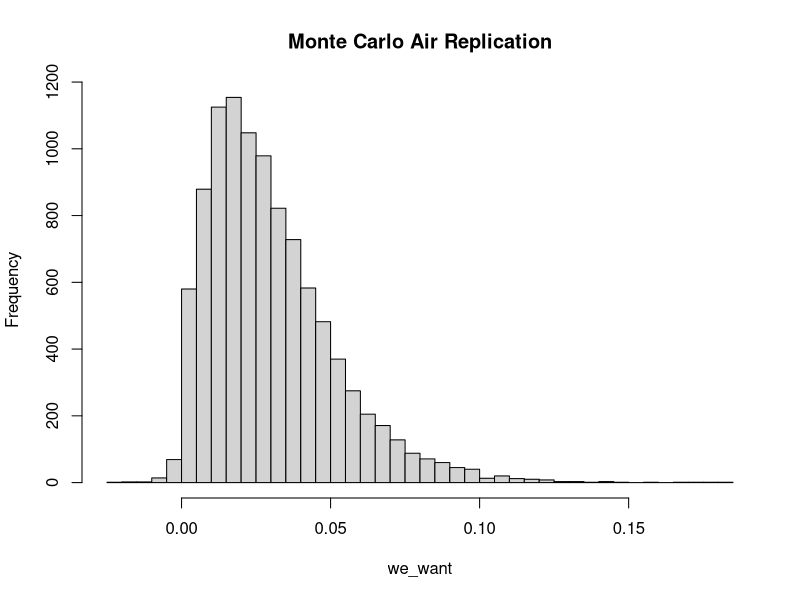
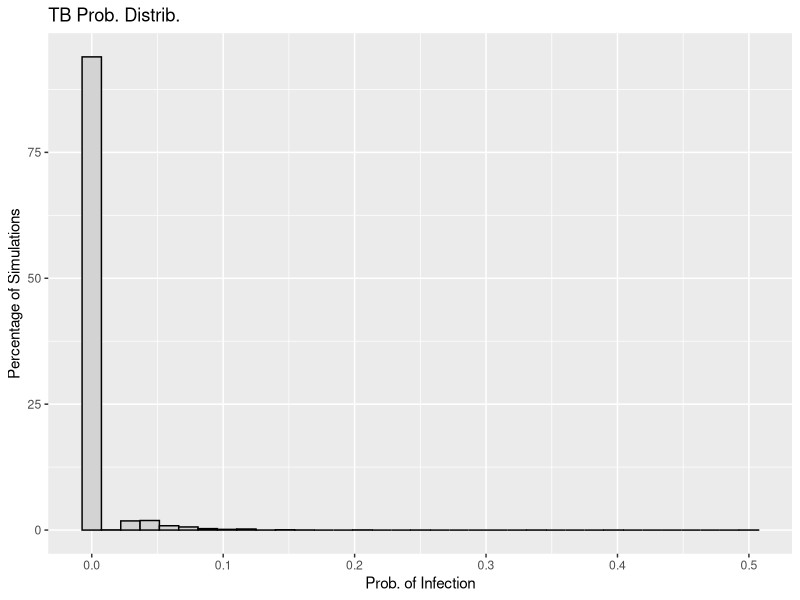
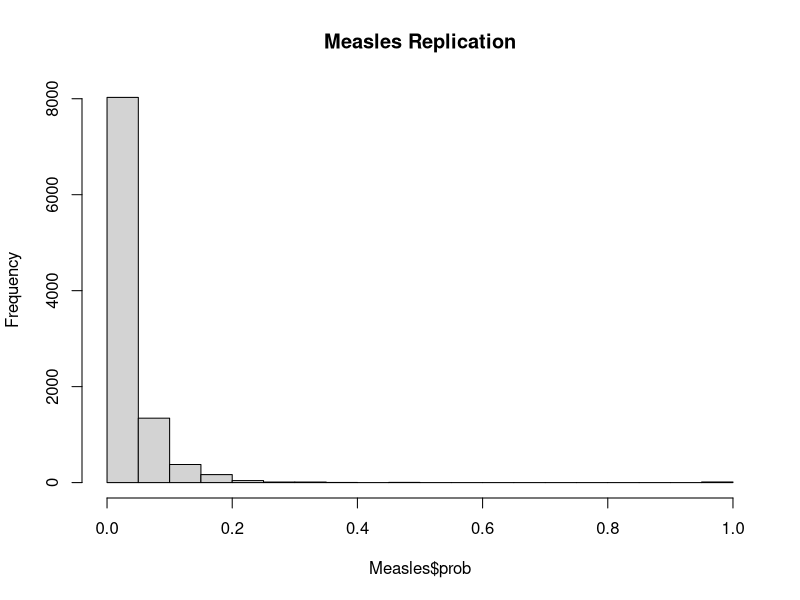

Source code (R) for these figures, in order: (Note: this script raises an error after producing the figures.)
## ---- chunk 1
set.seed(400)
## ---- chunk 2
library(dplyr)
library(stats)
library(tidyr)
library(tidyverse)
library(broom)
library(ggplot2)
library(tibble)
## ---- chunk 3
m <- 10000

monte_AIR <- function(m) {
  storing <- numeric(m)
  for (i in 1:m){
    p <- rnorm(1, mean = 0.48, sd = 0.20)
    I <- 1
    phi <- rnorm(1, mean = 100, sd = 20)
    V <- 132
    N <- rnorm(1, mean = 3, sd = 0.5)
    t <- rnorm(1, mean = 0.5, sd = 0.167)
  
    form <- ((p*I*phi)/V) * ((N*t + exp(-N*t) - 1) / (N^2))
  
    storing[i] <- 1 - exp(-form)
  }
  return(storing)
}

we_want <- monte_AIR(m)

mean(we_want)

hist(we_want , breaks = 35, main = "Monte Carlo Air Replication")
## ---- chunk 4
# Wells-Riley formula: 

## vent_mean = 4 <- ventilation rate
## breath_mean = 0.48 <- pumonary ventilation rate
## time_mean = 0.5 <- 30min /1 hr

air_monte <- function(m = 10000, quanta_mean, quanta_sd, 
                      room_vol=132, infect=1, vent_mean=4, vent_sd=1, 
                      breath_mean=0.48, breath_sd=0.2, 
                      time_mean=0.5, time_sd=0.167, s_mean = 19, s_sd=10) {

  
    p_vec <- pmax(rnorm(m, breath_mean, breath_sd), 0)
    phi_vec <- pmax(rnorm(m, quanta_mean, quanta_sd), 0)
    t_vec <- pmax(rnorm(m, time_mean, time_sd), 0)
    Q_vec <- pmax(rnorm(m, vent_mean, vent_sd), 0.01)
    S0_vec <- pmax(round(rnorm(m, s_mean, s_sd)), 1)
    I_vec <- infect
    
      # exposure term
    X_vec <- (I_vec * phi_vec * p_vec * t_vec) / Q_vec
    
      # infection prob. 
    P_vec <- 1 - exp(-X_vec)
    
    new_infect <- S0_vec * P_vec
    S_after <- S0_vec - new_infect
    
    res_df <- tibble::tibble(
      p = p_vec, phi=phi_vec, t=t_vec, Q=Q_vec, S0=S0_vec, 
      X=X_vec, prob=P_vec, infections=new_infect, survivors=S_after
    )
    
    summ <- list(
      mean_prob = mean(res_df$prob),
      mean_infections = mean(res_df$infections),
      prob_quantiles = quantile(res_df$prob, c(0.25,0.5,0.75,0.9,0.95)),
      inf_quantiles = quantile(res_df$infections, c(0.25,0.5,0.75,0.9,0.95))
    )
    return(list(data=res_df, summary=summ))
}

plot_prob <- function(sim_res, title="Infection Prob. Distribution"){
  df <- sim_res$data
  ggplot(df, aes(x=prob)) +
    geom_histogram(aes(y=..count.. / sum(..count..) * 100), bins=35, closed="left") +
    labs(x="Infection Prob. for an Individual(P)", 
         y="Percent of Simulation (%)",
         title=title)
}
## ---- chunk 5
TB <- air_monte(m=10000, quanta_mean=12.7, quanta_sd=3.0)
Flu <- air_monte(m=10000, quanta_mean=100, quanta_sd=25.0)
Meas <- air_monte(m=10000, quanta_mean=570, quanta_sd=143.0)
SARS <- air_monte(m=10000, quanta_mean=2.7, quanta_sd=1.2)

## ---- chunk 6
better_monte <- function(m = 10000, dis_quanta, quanta_sd, room_vol = 132, 
                         infected_individuals = 1, ACH = 4){ 
  probability_inf <- numeric(m)
  num_new_infect <- numeric(m)
  sus_persons <- numeric(m)

  for(i in 1:m) {
    
    p_2 <- max(rnorm(1, mean = 0.48, sd = 0.20), 0)
    phi_2 <- max(rnorm(1, mean = dis_quanta, sd = quanta_sd),0)
    t_2 <- max(rnorm(1, mean = 0.5, sd = 0.167), 0)
    S0 <- max(round(rnorm(1, mean = 19, sd = 10)),1)
    
    q_2 <- infected_individuals * phi_2
 
    
    nucci <- ((p_2*q_2)/room_vol) * 
      ((ACH * t_2 + exp(-ACH * 
                                      t_2) -1) / (ACH^2))
    
    S_t <- S0 * exp(-nucci)
    
    
    exp_inf <- S0 - S_t
    inf <- rpois(1, lambda = exp_inf)
    
    sus_prob <- inf / S0
    
    probability_inf[i] <- sus_prob
    num_new_infect[i] <- inf
    sus_persons[i] <- S_t
  }
  
  return(list(prob = probability_inf,
              infections = num_new_infect,
              survivors = sus_persons,
              summary = list(mean_prob = mean(probability_inf),
                             mean_infections = mean(num_new_infect),
                             prob_quantiles = quantile(probability_inf, 
                                                       c(0.25, 0.5, 0.75, 
                                                         0.9, 0.95)),
                             inf_quantiles = quantile(num_new_infect, 
                                                      c(0.25, 0.5, 0.75, 
                                                        0.9, 0.95)))))

}

TB <- better_monte(10000, dis_quanta = 12.7, quanta_sd = 3.0,
                   room_vol = 132, infected_individuals = 1, 
                   ACH = 4)

mean(TB$prob)

TB_df <- data.frame(prob = TB$prob)

TB_plot <- ggplot(data = TB_df, aes(x = prob)) + 
  geom_histogram(aes(y = ..count.. /sum(..count..) *100),
                 bins = 35, 
                 fill = "lightgrey",
                 color = "black") +
  labs(title = "TB Prob. Distrib.",
       x = "Prob. of Infection",
       y = "Percentage of Simulations")

TB_plot

## ---- chunk 7
Measles <- better_monte(10000, dis_quanta = 100, quanta_sd = 25.0,
                   room_vol = 132, infected_individuals = 1, 
                   ACH = 4)

mean(Measles$prob)
hMeas <- hist(Measles$prob, breaks = 35, main = "Measles Replication")

hMeas$counts <- hMeas$counts / sum(hMeas$counts) * 100

plot(h, main = "Measles Prob Freq Distrib")


densM <- density(Measles$prob)

densM$y <- densM$y / sum(densM$y) *100

plot(densM, main = "Measles: Prob Freq Distrib 2")
## ---- chunk 8
Influenza <- better_monte(10000, dis_quanta = 570, quanta_sd = 173.0,
                   room_vol = 132, infected_individuals = 1, 
                   ACH = 4)

mean(Influenza$prob)

hFLU <- hist(Influenza$prob, breaks = 35, main = "Influenza Replication")

hFLU$counts <- hFLU$counts / sum(hFLU$counts) * 100

plot(hFLU, main = "Influenza Prob Freq Distrib")


densFLU <- density(Influenza$prob)

densFLU$y <- densFLU$y / sum(densFLU$y) *100

plot(densFLU, main = "Influenza: Prob Freq Distrib 2")

## ---- chunk 9
sum_disease <- tibble::tibble(
  Disease=c("TB","Flu", "Meas", "SARS"),
  Mean_Prob = c(TB$summary$mean_prob,
                Flu$summary$mean_prob,
                Meas$summary$mean_prob,
                SARS$summary$mean_prob),
  Mean_Infections = c(TB$summary$mean_infections,
                      Flu$summary$mean_infections,
                      Meas$summary$mean_infections,
                      SARS$summary$mean_infections),
  Prob_25 = c(TB$summary$prob_quantiles[1],
              Flu$summary$prob_quantiles[1],
              Meas$summary$prob_quantiles[1],
              SARS$summary$prob_quantiles[1]),
  Prob_50 = c(TB$summary$prob_quantiles[2],
              Flu$summary$prob_quantiles[2],
              Meas$summary$prob_quantiles[2],
              SARS$summary$prob_quantiles[2]),
  Prob_75 = c(TB$summary$prob_quantiles[3],
              Flu$summary$prob_quantiles[3],
              Meas$summary$prob_quantiles[3],
              SARS$summary$prob_quantiles[3]),
  Prob_90 = c(TB$summary$prob_quantiles[4],
              Flu$summary$prob_quantiles[4],
              Meas$summary$prob_quantiles[4],
              SARS$summary$prob_quantiles[4]),
  Prob_95 = c(TB$summary$prob_quantiles[5],
              Flu$summary$prob_quantiles[5],
              Meas$summary$prob_quantiles[5],
              SARS$summary$prob_quantiles[5])
)

sum_dis_round <- sum_disease %>%
  mutate(across(where(is.numeric), ~ round(.x,3)))

sum_dis_round

## ---- chunk 10

## The monte carlo simulation results estimate the infection risk for four airborne disease in a standard waiting room scenario. 

## Tuberculosis: moderate mean infection prob of 0.499 per susceptible individual, with approx 9.6 expected new infections, high variability: range from 0.342 to 0.857, showing potential higher-risk scenarios in dif conditions

## Influenza: higher mean prob: 0.941, nearly 18 expected infections, median and upper quantiles approach 1, infection is almost certain in the environment

## Measles: highest risk, mean prob. of 0.987, almost entire susceptible pop expected to become infected, all quantiles 1

## SARS: low mean prob: 0.153, roughly 3 expected new infections, moderate variability ranges from 0.072 to 0.369

## *infection risk is strongly driven by the disease'airborne quanta generation rate: meas and flu-high risk, tb-moderate risk, sars-lower risk
